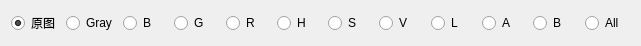
   <widget class="QWidget" name="horizontalLayoutWidget">
    <property name="geometry">
     <rect>
      <x>10</x>
      <y>490</y>
      <width>641</width>
      <height>31</height>
     </rect>
    </property>
    <layout class="QHBoxLayout" name="horizontalLayout">
     <item>
      <widget class="QRadioButton" name="radioButton">
       <property name="text">
        <string>原图</string>
       </property>
       <property name="checked">
        <bool>true</bool>
       </property>
       <property name="autoRepeat">
        <bool>false</bool>
       </property>
      </widget>
     </item>
     <item>
      <widget class="QRadioButton" name="radioButton_0">
       <property name="text">
        <string>Gray</string>
       </property>
      </widget>
     </item>
     <item>
      <widget class="QRadioButton" name="radioButton_1">
       <property name="text">
        <string>B</string>
       </property>
      </widget>
     </item>
     <item>
      <widget class="QRadioButton" name="radioButton_2">
       <property name="text">
        <string>G</string>
       </property>
      </widget>
     </item>
     <item>
      <widget class="QRadioButton" name="radioButton_3">
       <property name="text">
        <string>R</string>
       </property>
      </widget>
     </item>
     <item>
      <widget class="QRadioButton" name="radioButton_4">
       <property name="text">
        <string>H</string>
       </property>
      </widget>
     </item>
     <item>
      <widget class="QRadioButton" name="radioButton_5">
       <property name="text">
        <string>S</string>
       </property>
      </widget>
     </item>
     <item>
      <widget class="QRadioButton" name="radioButton_6">
       <property name="text">
        <string>V</string>
       </property>
      </widget>
     </item>
     <item>
      <widget class="QRadioButton" name="radioButton_7">
       <property name="text">
        <string>L</string>
       </property>
      </widget>
     </item>
     <item>
      <widget class="QRadioButton" name="radioButton_8">
       <property name="text">
        <string>A</string>
       </property>
      </widget>
     </item>
     <item>
      <widget class="QRadioButton" name="radioButton_9">
       <property name="text">
        <string>B</string>
       </property>
      </widget>
     </item>
     <item>
      <widget class="QRadioButton" name="radioButton_10">
       <property name="text">
        <string>All</string>
       </property>
      </widget>
     </item>
    </layout>
   </widget>
